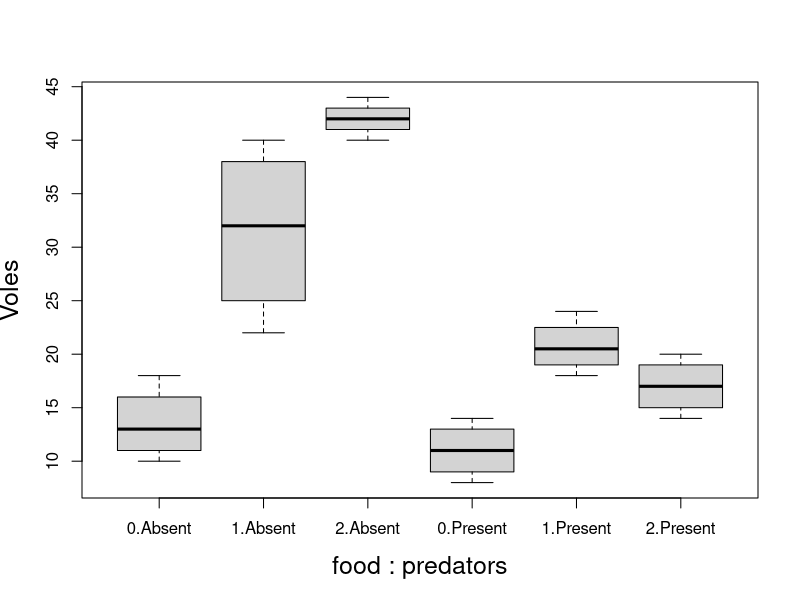
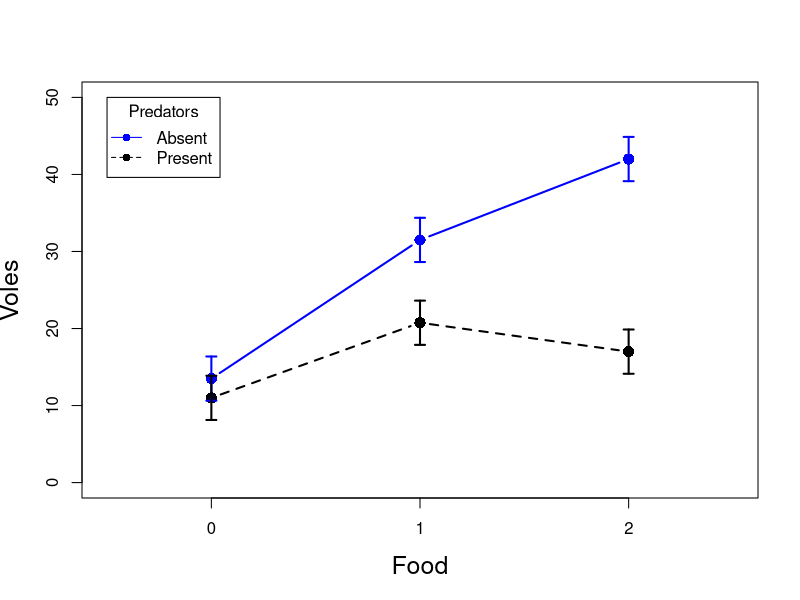
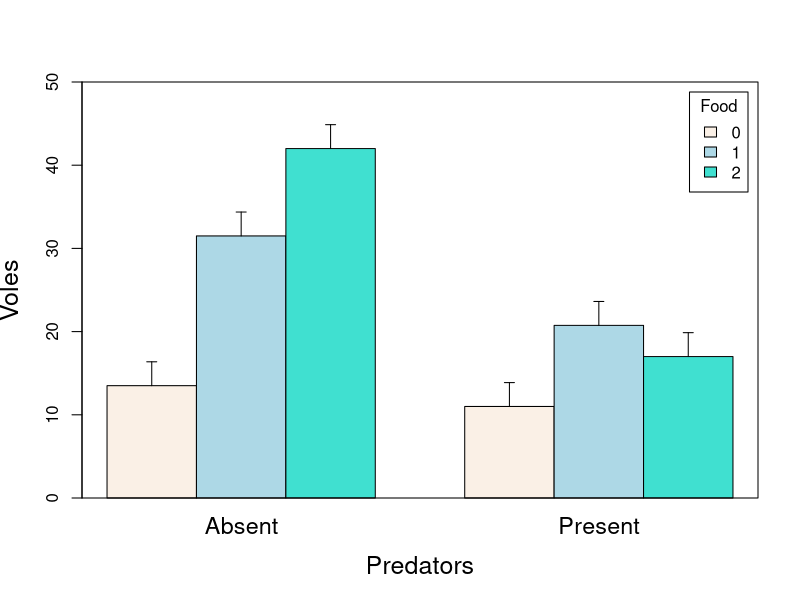

Write the R code that produced these figures, in order.
## ----voleData------------------------------------------------------------
voleData <- read.csv("microtus_data.csv")
head(voleData, 7)
str(voleData)

## ----factor--------------------------------------------------------------
voleData$food <- factor(voleData$food)
str(voleData)

## ----table---------------------------------------------------------------
table(voleData$predators, voleData$food)

## ----box1,fig.show='hide',fig.width=8,fig.height=6,size='scriptsize'-----
boxplot(voles ~ food + predators, data=voleData, ylab="Voles", cex.lab=1.5)

## ----aov1----------------------------------------------------------------
aov1 <- aov(voles ~ food * predators, data=voleData)
summary(aov1)

## ----aov2----------------------------------------------------------------
aov2 <- aov(voles ~ food + predators, data=voleData)
summary(aov2)

## ----subset1,size='scriptsize'-------------------------------------------
summary(aov(voles ~ food, data=voleData, subset=predators=="Present"))

## ----subset2,size='scriptsize'-------------------------------------------
summary(aov(voles ~ food, data=voleData, subset=predators=="Absent"))

## ----tuk,size='scriptsize'-----------------------------------------------
tuk.out <- TukeyHSD(aov1)
tuk.out$'food:predators'

## ----mtable,size='tiny'--------------------------------------------------
ybar_ij.SE <- model.tables(aov1, type="means", se=TRUE)
ybar_ij.SE

## ----gmeans--------------------------------------------------------------
ybar_ij. <- ybar_ij.SE$tables$"food:predators"
ybar_ij.

## ----SE------------------------------------------------------------------
SE_ij. <- as.numeric(ybar_ij.SE$se$"food:predators")
SE_ij.

## ----ybarSE2,fig.show='hide',fig.width=8,fig.height=6,size='tiny'--------
plot(1:3, ybar_ij.[,1], xaxt="n", xlim=c(0.5, 3.5), ylim=c(0, 50), type="b",
     pch=16, col="blue", xlab="Food", ylab="Voles", cex=1.5, cex.lab=1.5, lwd=2)
lines(1:3, ybar_ij.[,2], pch=16, col="black", type="b", cex=1.5, lty=2, lwd=2)
axis(1, 1:3, labels=c("0", "1", "2"))
arrows(1:3, ybar_ij.[,1]-SE_ij., 1:3, ybar_ij.[,1]+SE_ij., code=3, angle=90,
       length=0.05, lwd=2, col="blue")
arrows(1:3, ybar_ij.[,2]-SE_ij., 1:3, ybar_ij.[,2]+SE_ij., code=3, angle=90,
       length=0.05, lwd=2)
legend(0.5, 50, c("Absent", "Present"), col=c("blue", "black"), lty=c(1,2), title="Predators", pch=16)

## ----ybarSE3,fig.show='hide',fig.width=8,fig.height=6,size='tiny'--------
bp <- barplot(ybar_ij., xlab="Predators", args.legend=list(title="Food"),
              cex.lab=1.5, cex.names=1.4, col=c("linen", "lightblue", "turquoise"),
              ylab="Voles", beside=TRUE, legend=TRUE, ylim=c(0, 50)); box()
arrows(bp, ybar_ij., bp, ybar_ij.+SE_ij., code=2, angle=90, length=0.05, lwd=1)

